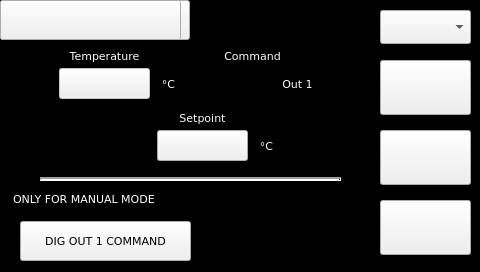
<?xml version="1.0" encoding="UTF-8"?>
<ui version="4.0">
 <class>page100</class>
 <widget class="QWidget" name="page100">
  <property name="geometry">
   <rect>
    <x>0</x>
    <y>0</y>
    <width>480</width>
    <height>272</height>
   </rect>
  </property>
  <property name="minimumSize">
   <size>
    <width>480</width>
    <height>272</height>
   </size>
  </property>
  <property name="maximumSize">
   <size>
    <width>480</width>
    <height>272</height>
   </size>
  </property>
  <property name="windowTitle">
   <string>page100</string>
  </property>
  <property name="styleSheet">
   <string notr="true">QWidget#page100
{
background-color: rgb(0, 0, 0);
}</string>
  </property>
  <widget class="ATCMbutton" name="StartButton">
   <property name="geometry">
    <rect>
     <x>380</x>
     <y>200</y>
     <width>91</width>
     <height>55</height>
    </rect>
   </property>
   <property name="sizePolicy">
    <sizepolicy hsizetype="MinimumExpanding" vsizetype="MinimumExpanding">
     <horstretch>0</horstretch>
     <verstretch>0</verstretch>
    </sizepolicy>
   </property>
   <property name="font">
    <font>
     <family>DejaVu Sans</family>
     <pointsize>10</pointsize>
     <weight>50</weight>
     <italic>false</italic>
     <bold>false</bold>
    </font>
   </property>
   <property name="iconSize">
    <size>
     <width>65</width>
     <height>65</height>
    </size>
   </property>
   <property name="checkable">
    <bool>true</bool>
   </property>
   <property name="toolTip">
    <string>Start_sw</string>
   </property>
   <property name="whatsThis">
    <string>ATCMbutton widget</string>
   </property>
   <property name="passwordVar">
    <string/>
   </property>
   <property name="statusvar">
    <string>Start_sw</string>
   </property>
   <property name="viewStatus">
    <bool>false</bool>
   </property>
   <property name="visibilityVar">
    <string/>
   </property>
   <property name="bgColor">
    <color alpha="0">
     <red>222</red>
     <green>222</green>
     <blue>222</blue>
    </color>
   </property>
   <property name="borderColor">
    <color>
     <red>255</red>
     <green>255</green>
     <blue>255</blue>
    </color>
   </property>
   <property name="fontColor">
    <color>
     <red>0</red>
     <green>170</green>
     <blue>0</blue>
    </color>
   </property>
   <property name="bgPressColor">
    <color alpha="0">
     <red>0</red>
     <green>0</green>
     <blue>0</blue>
    </color>
   </property>
   <property name="borderPressColor">
    <color>
     <red>255</red>
     <green>255</green>
     <blue>255</blue>
    </color>
   </property>
   <property name="fontPressColor">
    <color>
     <red>255</red>
     <green>255</green>
     <blue>255</blue>
    </color>
   </property>
   <property name="pressText">
    <string/>
   </property>
   <property name="icon">
    <iconset resource="resources.qrc">
     <normaloff>:/icons/icons/Icona_on.png</normaloff>:/icons/icons/Icona_on.png</iconset>
   </property>
   <property name="pressIcon">
    <iconset resource="resources.qrc">
     <normaloff>:/icons/icons/stop_1.png</normaloff>:/icons/icons/stop_1.png</iconset>
   </property>
   <property name="borderWidth">
    <number>1</number>
   </property>
   <property name="borderRadius">
    <number>8</number>
   </property>
   <property name="apparence">
    <enum>QFrame::Raised</enum>
   </property>
  </widget>
  <widget class="ATCMtime" name="atcmTime">
   <property name="geometry">
    <rect>
     <x>90</x>
     <y>0</y>
     <width>100</width>
     <height>40</height>
    </rect>
   </property>
   <property name="font">
    <font>
     <family>DejaVu Sans</family>
     <pointsize>8</pointsize>
    </font>
   </property>
   <property name="whatsThis">
    <string>ATCMtime widget</string>
   </property>
   <property name="bgColor">
    <color alpha="0">
     <red>255</red>
     <green>255</green>
     <blue>255</blue>
    </color>
   </property>
   <property name="fontColor">
    <color>
     <red>255</red>
     <green>255</green>
     <blue>255</blue>
    </color>
   </property>
   <property name="borderWidth">
    <number>0</number>
   </property>
   <property name="borderRadius">
    <number>0</number>
   </property>
  </widget>
  <widget class="ATCMdate" name="atcmDate">
   <property name="geometry">
    <rect>
     <x>0</x>
     <y>0</y>
     <width>100</width>
     <height>40</height>
    </rect>
   </property>
   <property name="font">
    <font>
     <family>DejaVu Sans</family>
     <pointsize>8</pointsize>
    </font>
   </property>
   <property name="whatsThis">
    <string>ATCMdate widget</string>
   </property>
   <property name="bgColor">
    <color alpha="0">
     <red>255</red>
     <green>255</green>
     <blue>255</blue>
    </color>
   </property>
   <property name="fontColor">
    <color>
     <red>255</red>
     <green>255</green>
     <blue>255</blue>
    </color>
   </property>
   <property name="borderWidth">
    <number>0</number>
   </property>
   <property name="borderRadius">
    <number>0</number>
   </property>
  </widget>
  <widget class="ATCMbutton" name="atcmButton">
   <property name="geometry">
    <rect>
     <x>0</x>
     <y>0</y>
     <width>181</width>
     <height>40</height>
    </rect>
   </property>
   <property name="font">
    <font>
     <family>DejaVu Sans</family>
     <pointsize>8</pointsize>
    </font>
   </property>
   <property name="toolTip">
    <string/>
   </property>
   <property name="whatsThis">
    <string>ATCMbutton widget</string>
   </property>
   <property name="pageName">
    <string notr="true">time_set</string>
   </property>
   <property name="statusvar">
    <string notr="true"/>
   </property>
   <property name="viewStatus">
    <bool>false</bool>
   </property>
   <property name="visibilityVar">
    <string notr="true"/>
   </property>
   <property name="bgColor">
    <color alpha="0">
     <red>230</red>
     <green>230</green>
     <blue>230</blue>
    </color>
   </property>
   <property name="bgPressColor">
    <color alpha="0">
     <red>230</red>
     <green>230</green>
     <blue>230</blue>
    </color>
   </property>
   <property name="text">
    <string/>
   </property>
   <property name="pressText">
    <string/>
   </property>
   <property name="borderWidth">
    <number>0</number>
   </property>
   <property name="borderRadius">
    <number>0</number>
   </property>
   <property name="apparence">
    <enum>QFrame::Plain</enum>
   </property>
  </widget>
  <widget class="ATCMbutton" name="atcmButton_13">
   <property name="geometry">
    <rect>
     <x>380</x>
     <y>130</y>
     <width>91</width>
     <height>55</height>
    </rect>
   </property>
   <property name="font">
    <font>
     <family>DejaVu Sans</family>
     <pointsize>12</pointsize>
    </font>
   </property>
   <property name="iconSize">
    <size>
     <width>60</width>
     <height>60</height>
    </size>
   </property>
   <property name="toolTip">
    <string/>
   </property>
   <property name="whatsThis">
    <string>ATCMbutton widget</string>
   </property>
   <property name="pageName">
    <string notr="true">page200</string>
   </property>
   <property name="passwordVar">
    <string/>
   </property>
   <property name="statusvar">
    <string/>
   </property>
   <property name="viewStatus">
    <bool>false</bool>
   </property>
   <property name="visibilityVar">
    <string/>
   </property>
   <property name="bgColor">
    <color alpha="0">
     <red>230</red>
     <green>230</green>
     <blue>230</blue>
    </color>
   </property>
   <property name="borderColor">
    <color>
     <red>255</red>
     <green>255</green>
     <blue>255</blue>
    </color>
   </property>
   <property name="fontColor">
    <color>
     <red>0</red>
     <green>0</green>
     <blue>0</blue>
    </color>
   </property>
   <property name="bgPressColor">
    <color alpha="0">
     <red>230</red>
     <green>230</green>
     <blue>230</blue>
    </color>
   </property>
   <property name="icon">
    <iconset resource="resources.qrc">
     <normaloff>:/icons/icons/Setup.png</normaloff>:/icons/icons/Setup.png</iconset>
   </property>
   <property name="borderWidth">
    <number>1</number>
   </property>
   <property name="borderRadius">
    <number>8</number>
   </property>
   <property name="apparence">
    <enum>QFrame::Raised</enum>
   </property>
  </widget>
  <widget class="ATCMlabel" name="atcmLabel">
   <property name="enabled">
    <bool>false</bool>
   </property>
   <property name="geometry">
    <rect>
     <x>59</x>
     <y>68</y>
     <width>91</width>
     <height>31</height>
    </rect>
   </property>
   <property name="font">
    <font>
     <family>DejaVu Sans</family>
     <pointsize>8</pointsize>
    </font>
   </property>
   <property name="text">
    <string/>
   </property>
   <property name="toolTip">
    <string>PLC_AnIn_1</string>
   </property>
   <property name="whatsThis">
    <string>ATCMlabel widget</string>
   </property>
   <property name="variable">
    <string>PLC_AnIn_1</string>
   </property>
   <property name="refresh">
    <number>200</number>
   </property>
   <property name="max">
    <string notr="true">0</string>
   </property>
   <property name="min">
    <string notr="true">0</string>
   </property>
   <property name="viewStatus">
    <bool>false</bool>
   </property>
   <property name="visibilityVar">
    <string/>
   </property>
   <property name="bgColor">
    <color alpha="0">
     <red>255</red>
     <green>255</green>
     <blue>255</blue>
    </color>
   </property>
   <property name="borderColor">
    <color>
     <red>255</red>
     <green>255</green>
     <blue>255</blue>
    </color>
   </property>
   <property name="fontColor">
    <color>
     <red>255</red>
     <green>255</green>
     <blue>255</blue>
    </color>
   </property>
   <property name="borderWidth">
    <number>1</number>
   </property>
   <property name="borderRadius">
    <number>0</number>
   </property>
  </widget>
  <widget class="QLabel" name="label">
   <property name="geometry">
    <rect>
     <x>54</x>
     <y>48</y>
     <width>101</width>
     <height>16</height>
    </rect>
   </property>
   <property name="font">
    <font>
     <family>DejaVu Sans</family>
     <pointsize>8</pointsize>
    </font>
   </property>
   <property name="styleSheet">
    <string notr="true">color: rgb(255, 255, 255);</string>
   </property>
   <property name="text">
    <string>Temperature</string>
   </property>
   <property name="alignment">
    <set>Qt::AlignCenter</set>
   </property>
  </widget>
  <widget class="QLabel" name="label_2">
   <property name="geometry">
    <rect>
     <x>153</x>
     <y>76</y>
     <width>31</width>
     <height>16</height>
    </rect>
   </property>
   <property name="font">
    <font>
     <family>DejaVu Sans</family>
     <pointsize>8</pointsize>
    </font>
   </property>
   <property name="styleSheet">
    <string notr="true">color: rgb(255, 255, 255);</string>
   </property>
   <property name="text">
    <string>°C</string>
   </property>
   <property name="alignment">
    <set>Qt::AlignCenter</set>
   </property>
  </widget>
  <widget class="ATCMled" name="atcmLed">
   <property name="geometry">
    <rect>
     <x>237</x>
     <y>68</y>
     <width>31</width>
     <height>31</height>
    </rect>
   </property>
   <property name="toolTip">
    <string>PLC_DigOut_1</string>
   </property>
   <property name="whatsThis">
    <string>ATCMled widget</string>
   </property>
   <property name="font">
    <font>
     <family>DejaVu Sans</family>
     <pointsize>8</pointsize>
    </font>
   </property>
   <property name="variable">
    <string>PLC_DigOut_1</string>
   </property>
   <property name="refresh">
    <number>200</number>
   </property>
   <property name="viewStatus">
    <bool>false</bool>
   </property>
   <property name="visibilityVar">
    <string/>
   </property>
   <property name="onIcon">
    <iconset>
     <normaloff>:/on.png</normaloff>:/on.png</iconset>
   </property>
   <property name="offIcon">
    <iconset>
     <normaloff>:/off.png</normaloff>:/off.png</iconset>
   </property>
  </widget>
  <widget class="QLabel" name="label_3">
   <property name="geometry">
    <rect>
     <x>202</x>
     <y>48</y>
     <width>101</width>
     <height>16</height>
    </rect>
   </property>
   <property name="font">
    <font>
     <family>DejaVu Sans</family>
     <pointsize>8</pointsize>
    </font>
   </property>
   <property name="styleSheet">
    <string notr="true">color: rgb(255, 255, 255);</string>
   </property>
   <property name="text">
    <string>Command</string>
   </property>
   <property name="alignment">
    <set>Qt::AlignCenter</set>
   </property>
  </widget>
  <widget class="QLabel" name="label_4">
   <property name="geometry">
    <rect>
     <x>272</x>
     <y>74</y>
     <width>51</width>
     <height>20</height>
    </rect>
   </property>
   <property name="font">
    <font>
     <family>DejaVu Sans</family>
     <pointsize>8</pointsize>
    </font>
   </property>
   <property name="styleSheet">
    <string notr="true">color: rgb(255, 255, 255);</string>
   </property>
   <property name="text">
    <string>Out 1</string>
   </property>
   <property name="alignment">
    <set>Qt::AlignCenter</set>
   </property>
  </widget>
  <widget class="ATCMcombobox" name="atcmComboBox">
   <property name="enabled">
    <bool>true</bool>
   </property>
   <property name="geometry">
    <rect>
     <x>380</x>
     <y>10</y>
     <width>91</width>
     <height>34</height>
    </rect>
   </property>
   <property name="font">
    <font>
     <family>DejaVu Sans</family>
     <pointsize>8</pointsize>
    </font>
   </property>
   <property name="toolTip">
    <string>Automatic_Mode</string>
   </property>
   <property name="whatsThis">
    <string>ATCMcombobox widget</string>
   </property>
   <property name="variable">
    <string>Automatic_Mode</string>
   </property>
   <property name="refresh">
    <number>200</number>
   </property>
   <property name="viewStatus">
    <bool>false</bool>
   </property>
   <property name="writeAcknowledge">
    <bool>false</bool>
   </property>
   <property name="visibilityVar">
    <string/>
   </property>
   <property name="bgColor">
    <color alpha="0">
     <red>255</red>
     <green>255</green>
     <blue>255</blue>
    </color>
   </property>
   <property name="borderColor">
    <color>
     <red>255</red>
     <green>255</green>
     <blue>255</blue>
    </color>
   </property>
   <property name="fontColor">
    <color>
     <red>255</red>
     <green>255</green>
     <blue>255</blue>
    </color>
   </property>
   <property name="borderWidth">
    <number>1</number>
   </property>
   <property name="borderRadius">
    <number>8</number>
   </property>
   <property name="apparence">
    <enum>QFrame::Raised</enum>
   </property>
   <property name="mapping">
    <string>0;Manual;1;Automatic</string>
   </property>
  </widget>
  <widget class="Line" name="line">
   <property name="geometry">
    <rect>
     <x>40</x>
     <y>171</y>
     <width>301</width>
     <height>16</height>
    </rect>
   </property>
   <property name="font">
    <font>
     <family>DejaVu Sans</family>
     <pointsize>8</pointsize>
    </font>
   </property>
   <property name="lineWidth">
    <number>2</number>
   </property>
   <property name="orientation">
    <enum>Qt::Horizontal</enum>
   </property>
  </widget>
  <widget class="QLabel" name="label_5">
   <property name="geometry">
    <rect>
     <x>13</x>
     <y>191</y>
     <width>261</width>
     <height>16</height>
    </rect>
   </property>
   <property name="font">
    <font>
     <family>DejaVu Sans</family>
     <pointsize>8</pointsize>
    </font>
   </property>
   <property name="styleSheet">
    <string notr="true">color: rgb(255, 255, 255);</string>
   </property>
   <property name="text">
    <string>ONLY FOR MANUAL MODE</string>
   </property>
   <property name="alignment">
    <set>Qt::AlignLeading|Qt::AlignLeft|Qt::AlignVCenter</set>
   </property>
  </widget>
  <widget class="ATCMbutton" name="atcmButton_2">
   <property name="geometry">
    <rect>
     <x>20</x>
     <y>221</y>
     <width>171</width>
     <height>40</height>
    </rect>
   </property>
   <property name="font">
    <font>
     <family>DejaVu Sans</family>
     <pointsize>8</pointsize>
    </font>
   </property>
   <property name="checkable">
    <bool>true</bool>
   </property>
   <property name="toolTip">
    <string>ManualCommandOut_1</string>
   </property>
   <property name="whatsThis">
    <string>ATCMbutton widget</string>
   </property>
   <property name="pageName">
    <string notr="true"/>
   </property>
   <property name="passwordVar">
    <string/>
   </property>
   <property name="statusvar">
    <string>ManualCommandOut_1</string>
   </property>
   <property name="viewStatus">
    <bool>false</bool>
   </property>
   <property name="visibilityVar">
    <string/>
   </property>
   <property name="bgColor">
    <color>
     <red>255</red>
     <green>0</green>
     <blue>0</blue>
    </color>
   </property>
   <property name="borderColor">
    <color>
     <red>255</red>
     <green>255</green>
     <blue>255</blue>
    </color>
   </property>
   <property name="bgPressColor">
    <color>
     <red>85</red>
     <green>255</green>
     <blue>0</blue>
    </color>
   </property>
   <property name="borderPressColor">
    <color>
     <red>255</red>
     <green>255</green>
     <blue>255</blue>
    </color>
   </property>
   <property name="text">
    <string>DIG OUT 1 COMMAND</string>
   </property>
   <property name="pressText">
    <string>DIG OUT 1 COMMAND</string>
   </property>
   <property name="borderWidth">
    <number>1</number>
   </property>
   <property name="borderRadius">
    <number>8</number>
   </property>
   <property name="apparence">
    <enum>QFrame::Raised</enum>
   </property>
  </widget>
  <widget class="QLabel" name="label_6">
   <property name="geometry">
    <rect>
     <x>251</x>
     <y>138</y>
     <width>31</width>
     <height>16</height>
    </rect>
   </property>
   <property name="font">
    <font>
     <family>DejaVu Sans</family>
     <pointsize>8</pointsize>
    </font>
   </property>
   <property name="styleSheet">
    <string notr="true">color: rgb(255, 255, 255);</string>
   </property>
   <property name="text">
    <string>°C</string>
   </property>
   <property name="alignment">
    <set>Qt::AlignCenter</set>
   </property>
  </widget>
  <widget class="QLabel" name="label_7">
   <property name="geometry">
    <rect>
     <x>152</x>
     <y>110</y>
     <width>101</width>
     <height>16</height>
    </rect>
   </property>
   <property name="font">
    <font>
     <family>DejaVu Sans</family>
     <pointsize>8</pointsize>
    </font>
   </property>
   <property name="styleSheet">
    <string notr="true">color: rgb(255, 255, 255);</string>
   </property>
   <property name="text">
    <string>Setpoint</string>
   </property>
   <property name="alignment">
    <set>Qt::AlignCenter</set>
   </property>
  </widget>
  <widget class="ATCMlabel" name="atcmLabel_2">
   <property name="enabled">
    <bool>true</bool>
   </property>
   <property name="geometry">
    <rect>
     <x>157</x>
     <y>130</y>
     <width>91</width>
     <height>31</height>
    </rect>
   </property>
   <property name="font">
    <font>
     <family>DejaVu Sans</family>
     <pointsize>8</pointsize>
    </font>
   </property>
   <property name="text">
    <string/>
   </property>
   <property name="toolTip">
    <string>Set_Temperature</string>
   </property>
   <property name="whatsThis">
    <string>ATCMlabel widget</string>
   </property>
   <property name="variable">
    <string>Set_Temperature</string>
   </property>
   <property name="refresh">
    <number>200</number>
   </property>
   <property name="max">
    <string notr="true">0</string>
   </property>
   <property name="min">
    <string notr="true">0</string>
   </property>
   <property name="viewStatus">
    <bool>false</bool>
   </property>
   <property name="visibilityVar">
    <string/>
   </property>
   <property name="bgColor">
    <color>
     <red>255</red>
     <green>255</green>
     <blue>255</blue>
    </color>
   </property>
   <property name="borderColor">
    <color>
     <red>255</red>
     <green>255</green>
     <blue>255</blue>
    </color>
   </property>
   <property name="fontColor">
    <color>
     <red>0</red>
     <green>0</green>
     <blue>0</blue>
    </color>
   </property>
   <property name="borderWidth">
    <number>1</number>
   </property>
   <property name="borderRadius">
    <number>0</number>
   </property>
  </widget>
  <widget class="ATCMbutton" name="atcmButton_14">
   <property name="geometry">
    <rect>
     <x>380</x>
     <y>60</y>
     <width>91</width>
     <height>55</height>
    </rect>
   </property>
   <property name="font">
    <font>
     <family>DejaVu Sans</family>
     <pointsize>12</pointsize>
    </font>
   </property>
   <property name="iconSize">
    <size>
     <width>60</width>
     <height>60</height>
    </size>
   </property>
   <property name="toolTip">
    <string/>
   </property>
   <property name="whatsThis">
    <string>ATCMbutton widget</string>
   </property>
   <property name="pageName">
    <string notr="true">info</string>
   </property>
   <property name="passwordVar">
    <string/>
   </property>
   <property name="statusvar">
    <string/>
   </property>
   <property name="viewStatus">
    <bool>false</bool>
   </property>
   <property name="visibilityVar">
    <string/>
   </property>
   <property name="bgColor">
    <color alpha="0">
     <red>230</red>
     <green>230</green>
     <blue>230</blue>
    </color>
   </property>
   <property name="borderColor">
    <color>
     <red>255</red>
     <green>255</green>
     <blue>255</blue>
    </color>
   </property>
   <property name="fontColor">
    <color>
     <red>0</red>
     <green>0</green>
     <blue>0</blue>
    </color>
   </property>
   <property name="bgPressColor">
    <color alpha="0">
     <red>230</red>
     <green>230</green>
     <blue>230</blue>
    </color>
   </property>
   <property name="icon">
    <iconset resource="resources.qrc">
     <normaloff>:/icons/icons/info_col.png</normaloff>:/icons/icons/info_col.png</iconset>
   </property>
   <property name="borderWidth">
    <number>1</number>
   </property>
   <property name="borderRadius">
    <number>8</number>
   </property>
   <property name="apparence">
    <enum>QFrame::Raised</enum>
   </property>
  </widget>
 </widget>
 <customwidgets>
  <customwidget>
   <class>ATCMbutton</class>
   <extends>QPushButton</extends>
   <header>atcmplugin.h</header>
  </customwidget>
  <customwidget>
   <class>ATCMcombobox</class>
   <extends>QComboBox</extends>
   <header>atcmplugin.h</header>
  </customwidget>
  <customwidget>
   <class>ATCMdate</class>
   <extends>QPushButton</extends>
   <header>atcmplugin.h</header>
  </customwidget>
  <customwidget>
   <class>ATCMlabel</class>
   <extends>QPushButton</extends>
   <header>atcmplugin.h</header>
  </customwidget>
  <customwidget>
   <class>ATCMled</class>
   <extends>QLabel</extends>
   <header>atcmplugin.h</header>
  </customwidget>
  <customwidget>
   <class>ATCMtime</class>
   <extends>QPushButton</extends>
   <header>atcmplugin.h</header>
  </customwidget>
 </customwidgets>
 <resources>
  <include location="resources.qrc"/>
 </resources>
 <connections>
  <connection>
   <sender>atcmButton</sender>
   <signal>newPage(const char*,bool)</signal>
   <receiver>page100</receiver>
   <slot>goto_page(const char*,bool)</slot>
   <hints>
    <hint type="sourcelabel">
     <x>20</x>
     <y>20</y>
    </hint>
    <hint type="destinationlabel">
     <x>20</x>
     <y>20</y>
    </hint>
   </hints>
  </connection>
  <connection>
   <sender>atcmButton_13</sender>
   <signal>newPage(const char*,bool)</signal>
   <receiver>page100</receiver>
   <slot>goto_page(const char*,bool)</slot>
   <hints>
    <hint type="sourcelabel">
     <x>20</x>
     <y>20</y>
    </hint>
    <hint type="destinationlabel">
     <x>20</x>
     <y>20</y>
    </hint>
   </hints>
  </connection>
  <connection>
   <sender>atcmButton_14</sender>
   <signal>newPage(const char*,bool)</signal>
   <receiver>page100</receiver>
   <slot>goto_page(const char*,bool)</slot>
   <hints>
    <hint type="sourcelabel">
     <x>20</x>
     <y>20</y>
    </hint>
    <hint type="destinationlabel">
     <x>20</x>
     <y>20</y>
    </hint>
   </hints>
  </connection>
 </connections>
 <slots>
  <slot>goto_page(const char*,bool)</slot>
 </slots>
</ui>
